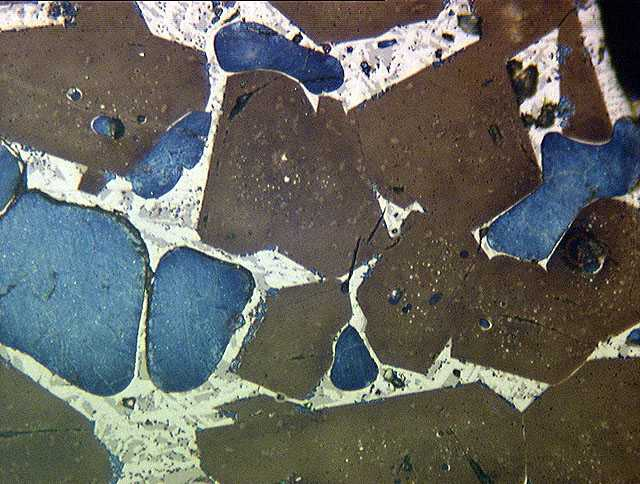
#> input picture img_002/images/img 002.jpg, 640 x 484 px, found by its file name
$ jupyter execute --allow-errors 'K means clustering.ipynb'
#> lines starting #> are read from the running program, lines starting #| are printed output that depends on the picture
[cell 1]
# Assume value of k
# iteration - Criteria  lets say 100 iterations
import pandas as pd

# Dataframe
#> (the rest of this cell did not finish here and is left out)

[cell 2]
import pandas as pd
import numpy as np

url = filename = "https://cf-courses-data.s3.us.cloud-object-storage.appdomain.cloud/IBMDeveloperSkillsNetwork-DA0101EN-SkillsNetwork/labs/Data%20files/auto.csv"

headers = ["symboling","normalized-losses","make","fuel-type","aspiration", "num-of-doors","body-style",
         "drive-wheels","engine-location","wheel-base", "length","width","height","curb-weight","engine-type",
         "num-of-cylinders", "engine-size","fuel-system","bore","stroke","compression-ratio","horsepower",
         "peak-rpm","city-mpg","highway-mpg","price"]

#> (the rest of this cell did not finish here and is left out)

[cell 3]
# Assume value of k
# iteration - Criteria  lets say 100 iterations
import pandas as pd

# Dataframe
#> (the rest of this cell did not finish here and is left out)

[cell 4]
# kmeans for images
#use opencv
# open cv read image as BGR
import cv2 as cv
import numpy as np

im = cv.imread("Image 002.jpg")
#> (the rest of this cell did not finish here and is left out)

#> (a cell that did not finish here is left out)

[cell 6]
cv.destroyAllWindows()
#cv.imshow("Image", img)
cv.waitKey(90)

[cell 7]
# Define criteria = ( type, max_iter = 10 , epsilon = 1.0 )

criteria = (cv.TERM_CRITERIA_EPS + cv.TERM_CRITERIA_MAX_ITER, 20, 1.0)
# Set flags (Just to avoid line break in the code)
flags = cv.KMEANS_RANDOM_CENTERS
# Apply KMeans
#CLUSTERS
k =3
attempts = 20

# For single features
#compactness,labels,centers = cv.kmeans(img2,k,None,criteria,attempts,flags)


#> (the rest of this cell did not finish here and is left out)

#> (a cell that did not finish here is left out)

[cell 9]
import cv2 as cv
import numpy as np
import matplotlib.pyplot as plt
import pandas as pd
import glob

#img = cv.imread("Image 002.jpg",0)

def fixColor(image):
    return(cv.cvtColor(image,cv.COLOR_BGR2RGB))

listdata = glob.glob("./data/*.jpg")

for img_name in listdata:
    img  = cv.imread(img_name,0)

    plt.imshow(fixColor(img))
    plt.show()

    img2 = img.reshape((-1,1))
    img2 = np.float32(img2)

    criteria = (cv.TERM_CRITERIA_EPS + cv.TERM_CRITERIA_MAX_ITER, 30, 1.0)

    flags = cv.KMEANS_RANDOM_CENTERS

    k =5
    attempts = 20
    ret,label,center=cv.kmeans(img2,k,None,criteria,attempts,cv.KMEANS_RANDOM_CENTERS)

    center = np.uint8(center)

    res = center[label.flatten()]
    res2 = res.reshape(img.shape)

    plt.imshow(fixColor(res2))
    break

[cell 10]
cv.destroyAllWindows()
cv.waitKey()

[cell 11]
# Elbow method
# Importing the libraries
import cv2 as cv
import numpy as np
import matplotlib.pyplot as plt
import pandas as pd # Importing the dataset
from sklearn.cluster import KMeans
import sklearn.cluster as cluster

img  = cv.imread("sunil.jpg")
#> (the rest of this cell did not finish here and is left out)

[cell 12]
import cv2 as cv
import numpy as np
import matplotlib.pyplot as plt
import pandas as pd # Importing the dataset

img  = cv.imread("img 002.jpg")
#> img is the input picture: shape (484, 640, 3); mean B, G, R 96.6, 102.2, 100.7

plt.imshow(fixColor(img))
plt.show()

img2 = img.reshape((-1,3))
img2 = np.float32(img2)

criteria = (cv.TERM_CRITERIA_EPS + cv.TERM_CRITERIA_MAX_ITER, 30, 1.0)

flags = cv.KMEANS_RANDOM_CENTERS

k =3
attempts = 20
ret,label,center=cv.kmeans(img2,k,None,criteria,attempts,cv.KMEANS_RANDOM_CENTERS)
#> ret = 504436448; center = [[203.3, 218.4, 214.1], [134.7, 120.8, 97.23], [59.01, 68.96, 75.61]]

center = np.uint8(center)
#> center = [[203, 218, 214], [134, 120, 97], [59, 68, 75]]

res = center[label.flatten()]
res2 = res.reshape(img.shape)
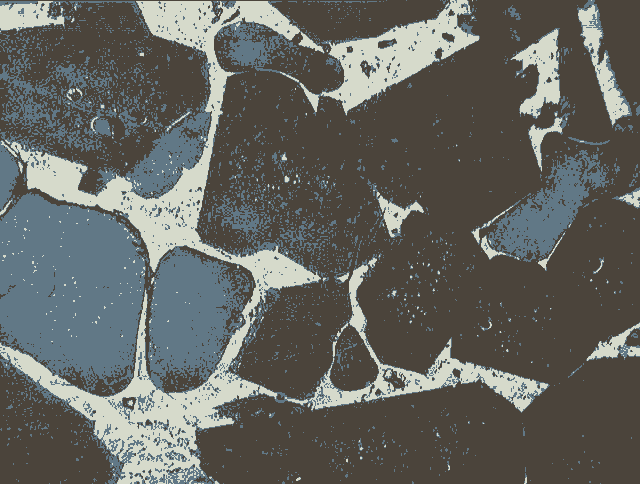
#> res2: shape (484, 640, 3); mean B, G, R 96.4, 101.3, 100.2

plt.imshow(fixColor(res2))
